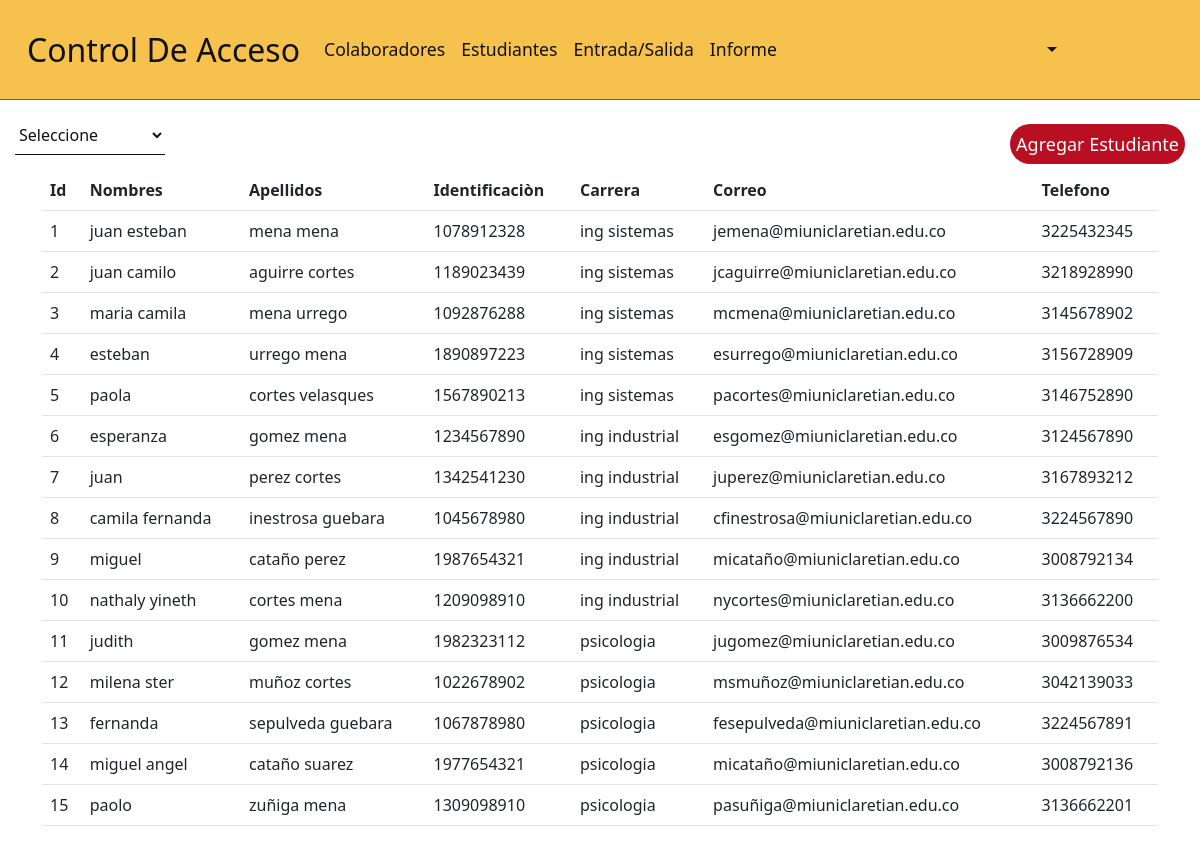
The page /estudiantes.php on the database its author committed.
### tables this page shows
CREATE TABLE `estudiante` (
  `id` int(11) NOT NULL,
  `nombre` varchar(35) NOT NULL,
  `apellido` varchar(35) NOT NULL,
  `identificacion` varchar(11) NOT NULL,
  `carrera` int(10) NOT NULL,
  `correo` varchar(50) NOT NULL,
  `telefono` varchar(11) NOT NULL,
  `estado` int(10) NOT NULL,
  `fechae` timestamp NOT NULL ,
  `fechas` timestamp NOT NULL  
);

CREATE TABLE `carrera` (
  `id_carrera` int(11) NOT NULL,
  `nombre` varchar(30) NOT NULL
);

### estudiantes.php (the view, shortened to what this page needs)
<?php
        include './Database/conexion.php';
        if(!isset($_POST["carrera"])){
        $consulta = "SELECT estudiante.id, estudiante.nombre, estudiante.apellido, estudiante.identificacion, carrera.nombre as carrera, estudiante.correo, estudiante.telefono FROM estudiante
        INNER JOIN carrera ON estudiante.carrera =  carrera.id_carrera";
        $consulta1 = $DB_con->prepare($consulta);
        $consulta1->execute();
        }
?>
<!DOCTYPE html>
<html lang="en">
<head>
    <link href="https://cdn.jsdelivr.net/npm/bootstrap@5.3.0-alpha3/dist/css/bootstrap.min.css" rel="stylesheet">
    <link rel="stylesheet" href="./css/header.css">
    <link rel="stylesheet" href="./css/caja.css">
</head>
<body>
        <header>
            <?php include './componentes/header.php' ?>
        </header>
    <div class="caja">
        <div class="posicion">
            <form action="" method="post">
            <select name="carrera" id="" onchange="cambio()">
                <option value="" selected>Seleccione</option>
            </select>
            </form>
        </div>
        <div class="posiciom">
            <button type="submit" name="agregar" data-bs-toggle="modal" data-bs-target="#agregar_estudiante"> Agregar Estudiante</button>
        </div>
   </div>
    <div class="container">
     <table class="table">
        <thead>
            <tr>
                <th>Id</th>
                <th>Nombres</th>
                <th>Apellidos</th>
                <th>Identificaciòn</th>
                <th>Carrera</th>
                <th>Correo</th>
                <th>Telefono</th>
            </tr>
        </thead>
        <tbody>
                <?php
                    if($consulta1->rowCount() > 0){
                        $rows = $consulta1->fetchAll(PDO::FETCH_ASSOC);
                        foreach ($rows as $row){
                ?>
            <tr>
                <td><?php echo $row["id"]; ?></td>
                <td><?php echo $row["nombre"];?></td>
                <td><?php echo $row["apellido"];?></td>
                <td><?php echo $row["identificacion"]; ?></td>
                <td><?php echo $row["carrera"]; ?></td>
                <td><?php echo $row["correo"]; ?></td>
                <td><?php echo $row["telefono"]; ?></td>
            </tr>
            <?php
                }
                    }
            ?>
            </tbody>
    </table>
</div>
</body>
</html>

### css/caja.css (style rules this page uses)
.caja { margin: 15px 15px; position: relative; }
.posiciom { position: absolute; right: 0px; bottom: -9px; }
.caja select { border: none; border-bottom: 1px solid #111; background: transparent; outline: none; height: 40px; color: #111; font-size: 16px; width: 150px; }
.caja button { border: none; outline: none; height: 40px; background: #b80f22; color: #fff; font-size: 18px; border-radius: 20px; }

### rows shown on the page
estudiante: id "1", nombre "juan esteban", apellido "mena mena", identificacion "1078912328", carrera.nombre "ing sistemas", correo "jemena@miuniclaretian.edu.co", telefono "3225432345"
estudiante: id "2", nombre "juan camilo", apellido "aguirre cortes", identificacion "1189023439", carrera.nombre "ing sistemas", correo "jcaguirre@miuniclaretian.edu.co", telefono "3218928990"
estudiante: id "3", nombre "maria camila", apellido "mena urrego", identificacion "1092876288", carrera.nombre "ing sistemas", correo "mcmena@miuniclaretian.edu.co", telefono "3145678902"
estudiante: id "4", nombre "esteban", apellido "urrego mena", identificacion "1890897223", carrera.nombre "ing sistemas", correo "esurrego@miuniclaretian.edu.co", telefono "3156728909"
estudiante: id "5", nombre "paola", apellido "cortes velasques", identificacion "1567890213", carrera.nombre "ing sistemas", correo "pacortes@miuniclaretian.edu.co", telefono "3146752890"
estudiante: id "6", nombre "esperanza", apellido "gomez mena", identificacion "1234567890", carrera.nombre "ing industrial", correo "esgomez@miuniclaretian.edu.co", telefono "3124567890"
estudiante: id "7", nombre "juan", apellido "perez cortes", identificacion "1342541230", carrera.nombre "ing industrial", correo "juperez@miuniclaretian.edu.co", telefono "3167893212"
estudiante: id "8", nombre "camila fernanda", apellido "inestrosa guebara", identificacion "1045678980", carrera.nombre "ing industrial", correo "cfinestrosa@miuniclaretian.edu.co", telefono "3224567890"
estudiante: id "9", nombre "miguel", apellido "cataño perez", identificacion "1987654321", carrera.nombre "ing industrial", correo "micataño@miuniclaretian.edu.co", telefono "3008792134"
estudiante: id "10", nombre "nathaly yineth", apellido "cortes mena", identificacion "1209098910", carrera.nombre "ing industrial", correo "nycortes@miuniclaretian.edu.co", telefono "3136662200"
estudiante: id "11", nombre "judith", apellido "gomez mena", identificacion "1982323112", carrera.nombre "psicologia", correo "jugomez@miuniclaretian.edu.co", telefono "3009876534"
estudiante: id "12", nombre "milena ster", apellido "muñoz cortes", identificacion "1022678902", carrera.nombre "psicologia", correo "msmuñoz@miuniclaretian.edu.co", telefono "3042139033"
estudiante: id "13", nombre "fernanda", apellido "sepulveda guebara", identificacion "1067878980", carrera.nombre "psicologia", correo "fesepulveda@miuniclaretian.edu.co", telefono "3224567891"
estudiante: id "14", nombre "miguel angel", apellido "cataño suarez", identificacion "1977654321", carrera.nombre "psicologia", correo "micataño@miuniclaretian.edu.co", telefono "3008792136"
estudiante: id "15", nombre "paolo", apellido "zuñiga mena", identificacion "1309098910", carrera.nombre "psicologia", correo "pasuñiga@miuniclaretian.edu.co", telefono "3136662201"
